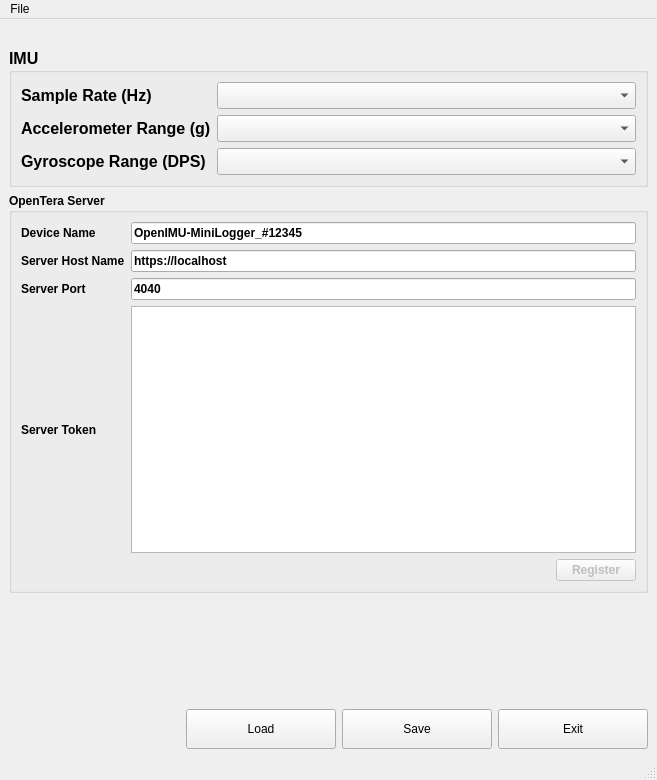
<?xml version="1.0" encoding="UTF-8"?>
<ui version="4.0">
 <class>MainWindow</class>
 <widget class="QMainWindow" name="MainWindow">
  <property name="geometry">
   <rect>
    <x>0</x>
    <y>0</y>
    <width>657</width>
    <height>780</height>
   </rect>
  </property>
  <property name="windowTitle">
   <string>OpenIMU-MiniLogger Setup App</string>
  </property>
  <widget class="QWidget" name="centralwidget">
   <layout class="QVBoxLayout" name="verticalLayout">
    <item>
     <widget class="QLabel" name="labelIcon">
      <property name="text">
       <string/>
      </property>
      <property name="pixmap">
       <pixmap resource="SetupIMU.qrc">:/icons/resources/IntRoLab.png</pixmap>
      </property>
      <property name="alignment">
       <set>Qt::AlignCenter</set>
      </property>
     </widget>
    </item>
    <item>
     <widget class="QGroupBox" name="IMUgroupBox">
      <property name="font">
       <font>
        <pointsize>12</pointsize>
        <weight>75</weight>
        <bold>true</bold>
       </font>
      </property>
      <property name="title">
       <string>IMU</string>
      </property>
      <layout class="QGridLayout" name="gridLayout">
       <item row="0" column="0">
        <widget class="QLabel" name="SampleRatelabel">
         <property name="sizePolicy">
          <sizepolicy hsizetype="Minimum" vsizetype="Preferred">
           <horstretch>0</horstretch>
           <verstretch>0</verstretch>
          </sizepolicy>
         </property>
         <property name="text">
          <string>Sample Rate (Hz)</string>
         </property>
        </widget>
       </item>
       <item row="0" column="1">
        <widget class="QComboBox" name="SampleRatecomboBox">
         <property name="sizePolicy">
          <sizepolicy hsizetype="Expanding" vsizetype="Fixed">
           <horstretch>0</horstretch>
           <verstretch>0</verstretch>
          </sizepolicy>
         </property>
        </widget>
       </item>
       <item row="1" column="0">
        <widget class="QLabel" name="AccelerometerRangelabel">
         <property name="sizePolicy">
          <sizepolicy hsizetype="Minimum" vsizetype="Preferred">
           <horstretch>0</horstretch>
           <verstretch>0</verstretch>
          </sizepolicy>
         </property>
         <property name="text">
          <string>Accelerometer Range (g)</string>
         </property>
        </widget>
       </item>
       <item row="1" column="1">
        <widget class="QComboBox" name="AccelerometercomboBox">
         <property name="sizePolicy">
          <sizepolicy hsizetype="Expanding" vsizetype="Fixed">
           <horstretch>0</horstretch>
           <verstretch>0</verstretch>
          </sizepolicy>
         </property>
        </widget>
       </item>
       <item row="2" column="0">
        <widget class="QLabel" name="GyroscopeRangelabel">
         <property name="sizePolicy">
          <sizepolicy hsizetype="Minimum" vsizetype="Preferred">
           <horstretch>0</horstretch>
           <verstretch>0</verstretch>
          </sizepolicy>
         </property>
         <property name="text">
          <string>Gyroscope Range (DPS)</string>
         </property>
        </widget>
       </item>
       <item row="2" column="1">
        <widget class="QComboBox" name="GyroscopecomboBox">
         <property name="sizePolicy">
          <sizepolicy hsizetype="Expanding" vsizetype="Fixed">
           <horstretch>0</horstretch>
           <verstretch>0</verstretch>
          </sizepolicy>
         </property>
        </widget>
       </item>
      </layout>
     </widget>
    </item>
    <item>
     <widget class="QGroupBox" name="groupBox">
      <property name="minimumSize">
       <size>
        <width>0</width>
        <height>400</height>
       </size>
      </property>
      <property name="font">
       <font>
        <weight>75</weight>
        <bold>true</bold>
       </font>
      </property>
      <property name="title">
       <string>OpenTera Server</string>
      </property>
      <layout class="QVBoxLayout" name="verticalLayout_2">
       <item>
        <layout class="QGridLayout" name="gridLayout_2">
         <item row="0" column="0">
          <widget class="QLabel" name="labelDeviceName">
           <property name="font">
            <font>
             <weight>75</weight>
             <bold>true</bold>
            </font>
           </property>
           <property name="text">
            <string>Device Name</string>
           </property>
          </widget>
         </item>
         <item row="0" column="1">
          <widget class="QLineEdit" name="lineEditDeviceName">
           <property name="text">
            <string>OpenIMU-MiniLogger_#12345</string>
           </property>
          </widget>
         </item>
         <item row="1" column="0">
          <widget class="QLabel" name="labelServer">
           <property name="font">
            <font>
             <weight>75</weight>
             <bold>true</bold>
            </font>
           </property>
           <property name="text">
            <string>Server Host Name</string>
           </property>
          </widget>
         </item>
         <item row="1" column="1">
          <widget class="QLineEdit" name="lineEditServer">
           <property name="text">
            <string>https://localhost</string>
           </property>
          </widget>
         </item>
         <item row="2" column="0">
          <widget class="QLabel" name="labelServerPort">
           <property name="font">
            <font>
             <weight>75</weight>
             <bold>true</bold>
            </font>
           </property>
           <property name="text">
            <string>Server Port</string>
           </property>
          </widget>
         </item>
         <item row="2" column="1">
          <widget class="QLineEdit" name="lineEditPort">
           <property name="text">
            <string>4040</string>
           </property>
          </widget>
         </item>
         <item row="3" column="0">
          <widget class="QLabel" name="labelServerToken">
           <property name="font">
            <font>
             <weight>75</weight>
             <bold>true</bold>
            </font>
           </property>
           <property name="text">
            <string>Server Token</string>
           </property>
          </widget>
         </item>
         <item row="3" column="1">
          <widget class="QTextEdit" name="textEditToken">
           <property name="readOnly">
            <bool>true</bool>
           </property>
          </widget>
         </item>
        </layout>
       </item>
       <item>
        <layout class="QHBoxLayout" name="horizontalLayout">
         <item>
          <spacer name="horizontalSpacer_2">
           <property name="orientation">
            <enum>Qt::Horizontal</enum>
           </property>
           <property name="sizeHint" stdset="0">
            <size>
             <width>40</width>
             <height>20</height>
            </size>
           </property>
          </spacer>
         </item>
         <item>
          <widget class="QPushButton" name="buttonRegister">
           <property name="enabled">
            <bool>false</bool>
           </property>
           <property name="text">
            <string>Register</string>
           </property>
          </widget>
         </item>
        </layout>
       </item>
      </layout>
     </widget>
    </item>
    <item>
     <spacer name="verticalSpacer">
      <property name="orientation">
       <enum>Qt::Vertical</enum>
      </property>
      <property name="sizeHint" stdset="0">
       <size>
        <width>20</width>
        <height>40</height>
       </size>
      </property>
     </spacer>
    </item>
    <item>
     <layout class="QHBoxLayout" name="horizontalLayout_2">
      <item>
       <spacer name="horizontalSpacer">
        <property name="orientation">
         <enum>Qt::Horizontal</enum>
        </property>
        <property name="sizeHint" stdset="0">
         <size>
          <width>40</width>
          <height>20</height>
         </size>
        </property>
       </spacer>
      </item>
      <item>
       <widget class="QPushButton" name="LoadButton">
        <property name="minimumSize">
         <size>
          <width>150</width>
          <height>40</height>
         </size>
        </property>
        <property name="text">
         <string>Load</string>
        </property>
       </widget>
      </item>
      <item>
       <widget class="QPushButton" name="SaveButton">
        <property name="minimumSize">
         <size>
          <width>150</width>
          <height>40</height>
         </size>
        </property>
        <property name="text">
         <string>Save</string>
        </property>
       </widget>
      </item>
      <item>
       <widget class="QPushButton" name="ExitButton">
        <property name="sizePolicy">
         <sizepolicy hsizetype="Fixed" vsizetype="Fixed">
          <horstretch>0</horstretch>
          <verstretch>0</verstretch>
         </sizepolicy>
        </property>
        <property name="minimumSize">
         <size>
          <width>150</width>
          <height>40</height>
         </size>
        </property>
        <property name="text">
         <string>Exit</string>
        </property>
       </widget>
      </item>
     </layout>
    </item>
   </layout>
  </widget>
  <widget class="QMenuBar" name="menubar">
   <property name="geometry">
    <rect>
     <x>0</x>
     <y>0</y>
     <width>657</width>
     <height>22</height>
    </rect>
   </property>
   <widget class="QMenu" name="menuFile">
    <property name="title">
     <string>File</string>
    </property>
    <addaction name="actionLoad"/>
   </widget>
   <addaction name="menuFile"/>
  </widget>
  <widget class="QStatusBar" name="statusbar"/>
  <action name="actionLoad">
   <property name="text">
    <string>Load</string>
   </property>
  </action>
 </widget>
 <resources>
  <include location="SetupIMU.qrc"/>
 </resources>
 <connections/>
</ui>
